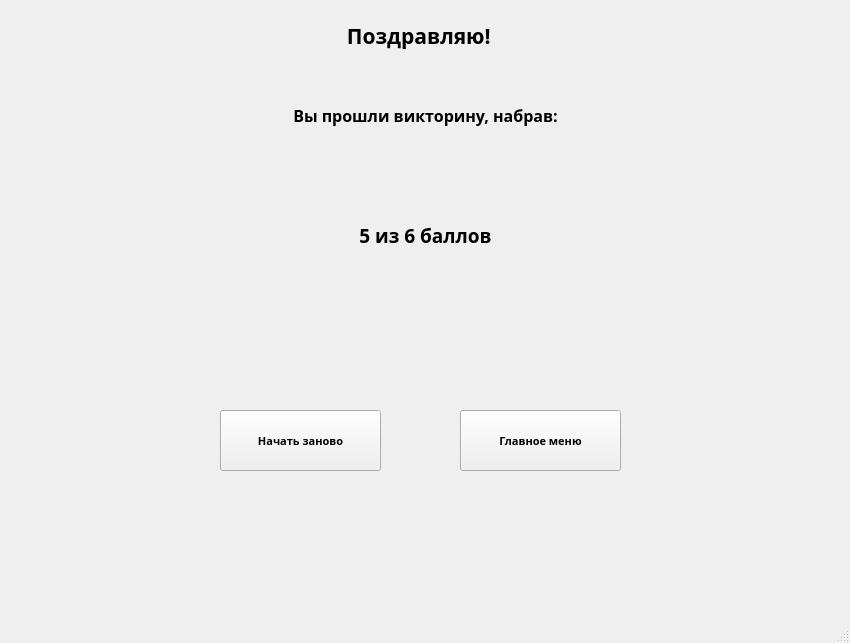
<?xml version="1.0" encoding="UTF-8"?>
<ui version="4.0">
 <class>MainWindow</class>
 <widget class="QMainWindow" name="MainWindow">
  <property name="geometry">
   <rect>
    <x>0</x>
    <y>0</y>
    <width>850</width>
    <height>643</height>
   </rect>
  </property>
  <property name="windowTitle">
   <string>MainWindow</string>
  </property>
  <widget class="QWidget" name="centralwidget">
   <widget class="QLabel" name="congratulations_label">
    <property name="geometry">
     <rect>
      <x>-4</x>
      <y>0</y>
      <width>851</width>
      <height>71</height>
     </rect>
    </property>
    <property name="font">
     <font>
      <family>Rockwell Extra Bold</family>
      <pointsize>16</pointsize>
      <weight>75</weight>
      <bold>true</bold>
     </font>
    </property>
    <property name="text">
     <string>Поздравляю! </string>
    </property>
    <property name="alignment">
     <set>Qt::AlignCenter</set>
    </property>
   </widget>
   <widget class="QLabel" name="summing_label">
    <property name="geometry">
     <rect>
      <x>0</x>
      <y>80</y>
      <width>851</width>
      <height>71</height>
     </rect>
    </property>
    <property name="font">
     <font>
      <family>Rockwell Extra Bold</family>
      <pointsize>12</pointsize>
      <weight>75</weight>
      <bold>true</bold>
     </font>
    </property>
    <property name="text">
     <string>Вы прошли викторину, набрав:</string>
    </property>
    <property name="alignment">
     <set>Qt::AlignCenter</set>
    </property>
   </widget>
   <widget class="QLabel" name="result_label">
    <property name="geometry">
     <rect>
      <x>0</x>
      <y>200</y>
      <width>851</width>
      <height>71</height>
     </rect>
    </property>
    <property name="font">
     <font>
      <family>Rockwell Extra Bold</family>
      <pointsize>14</pointsize>
      <weight>75</weight>
      <bold>true</bold>
     </font>
    </property>
    <property name="text">
     <string>5 из 6 баллов</string>
    </property>
    <property name="alignment">
     <set>Qt::AlignCenter</set>
    </property>
   </widget>
   <widget class="QPushButton" name="restart_button">
    <property name="geometry">
     <rect>
      <x>220</x>
      <y>410</y>
      <width>161</width>
      <height>61</height>
     </rect>
    </property>
    <property name="font">
     <font>
      <family>Rockwell Extra Bold</family>
      <pointsize>8</pointsize>
      <weight>75</weight>
      <bold>true</bold>
     </font>
    </property>
    <property name="text">
     <string>Начать заново</string>
    </property>
   </widget>
   <widget class="QPushButton" name="menu_button">
    <property name="geometry">
     <rect>
      <x>460</x>
      <y>410</y>
      <width>161</width>
      <height>61</height>
     </rect>
    </property>
    <property name="font">
     <font>
      <family>Rockwell Extra Bold</family>
      <pointsize>8</pointsize>
      <weight>75</weight>
      <bold>true</bold>
     </font>
    </property>
    <property name="text">
     <string>Главное меню</string>
    </property>
   </widget>
  </widget>
  <widget class="QMenuBar" name="menubar">
   <property name="geometry">
    <rect>
     <x>0</x>
     <y>0</y>
     <width>850</width>
     <height>26</height>
    </rect>
   </property>
  </widget>
  <widget class="QStatusBar" name="statusbar"/>
 </widget>
 <resources/>
 <connections/>
</ui>
